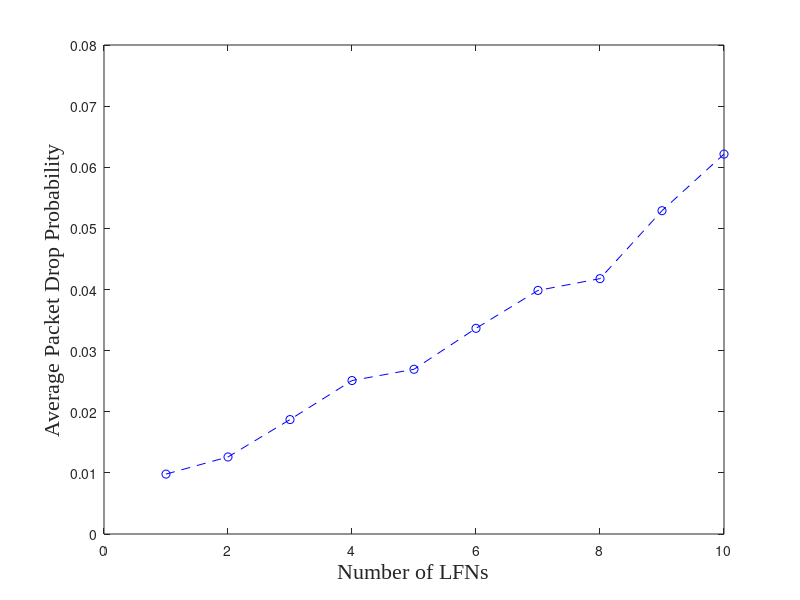

This figure's MATLAB source: (Note: this script raises an error after producing the figure.)

  fs = 16;
    fn = 'Times New Roman';
             
             
         
          load pktDropProbCSM.txt
          xa = pktDropProbCSM(:,1);
          ya = pktDropProbCSM(:,2);
          
          plot(xa,ya,'--bo'); 
          hold all;
%        axis([20, 100, 0, 820]);
          
%           load avgThrRWP.txt
%           xb = avgThrRWP(:,1);
%           yb = avgThrRWP(:,2);
%           
%           plot(xb,yb,'-ks'); 
%           hold all;

                    
          
    ylabel('Average Packet Drop Probability','FontSize',fs,'FontName',fn);
    xlabel({'Number of LFNs'},'FontSize',fs,'FontName',fn);
    
      fs = 14;
    
     h = legend('CSM',0);
set(h,'FontSize',fs,'FontName',fn,'Location','Best');
set(h,'Interpreter','latex')
set(h, 'Box', 'on');
set(h, 'Color', 'none');

fs = 14;
set(gca,'FontSize',fs,'FontName',fn);



          
